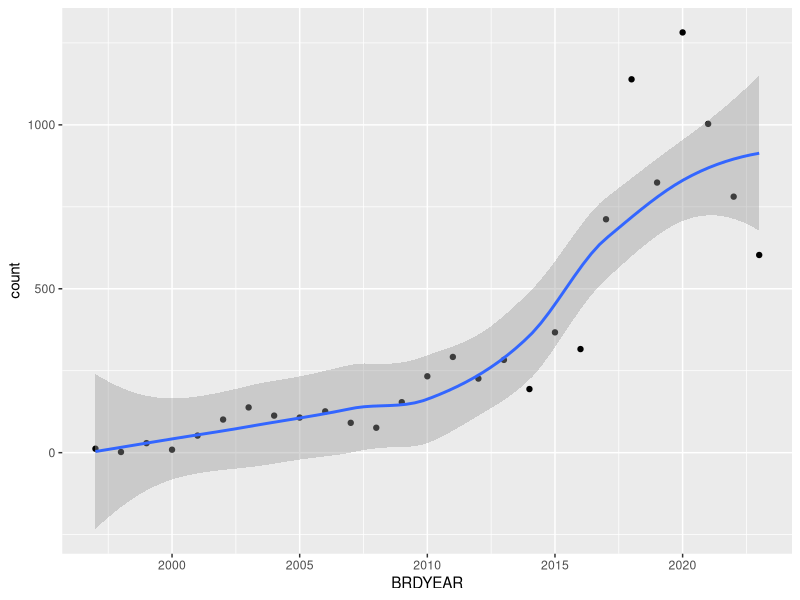
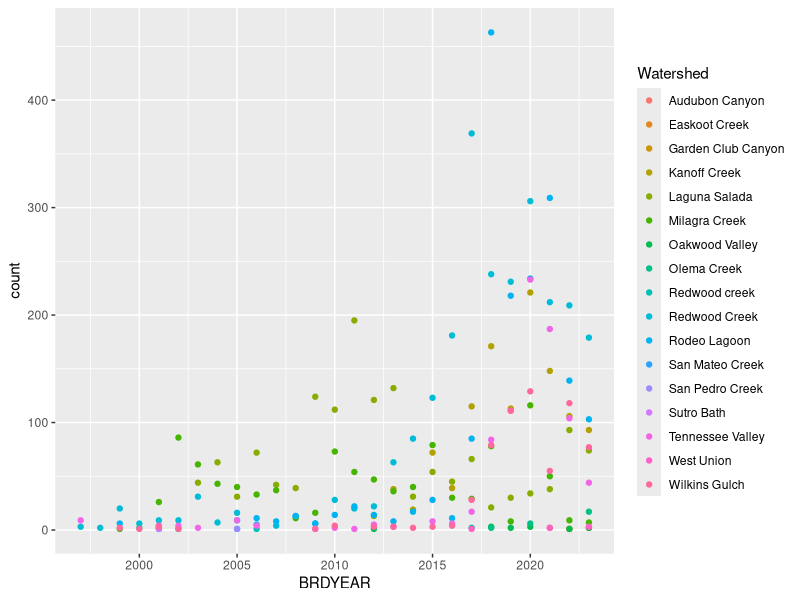
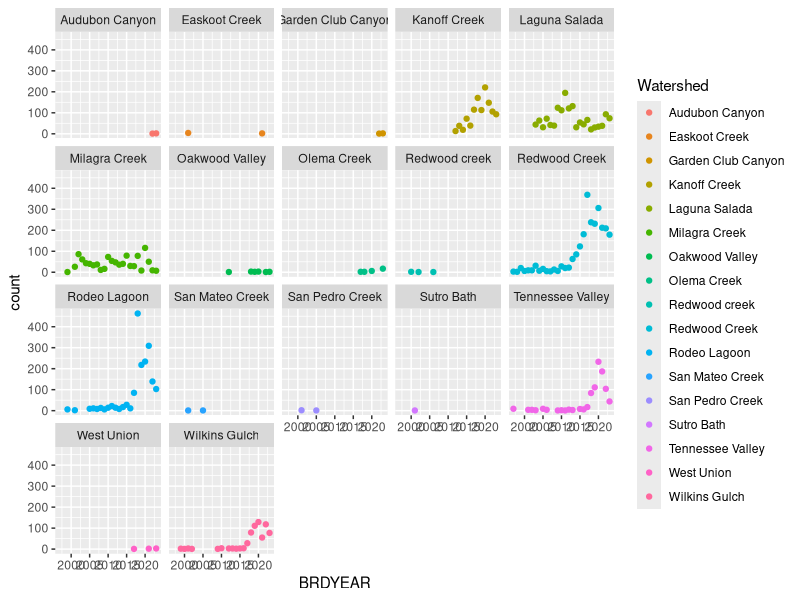
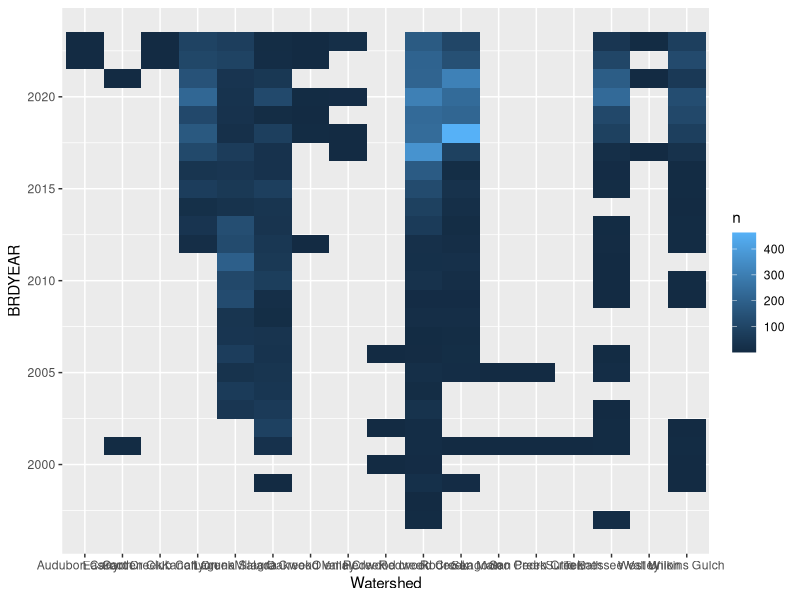
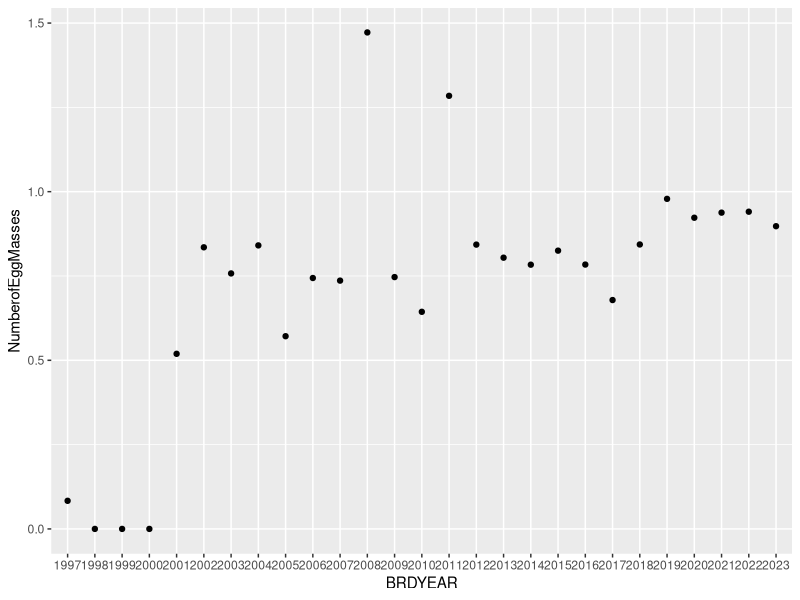
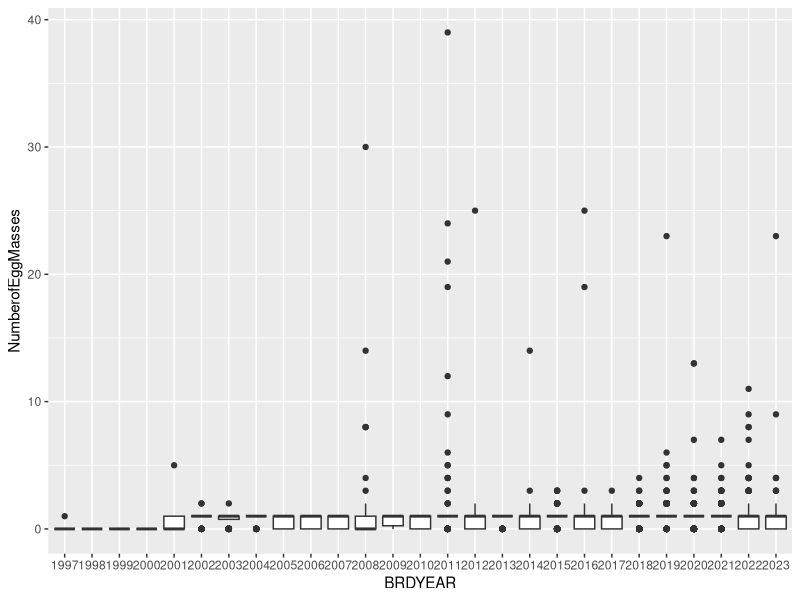

R code for these plots, in order: (Note: this script raises an error after producing the figures.)
library(tidyverse)
raw_data <- read_csv("CRLF_EGG_RAWDATA.csv")
raw_data
#checking type of each column
str(raw_data,na.rm = TRUE)

#many ints in Survey_MONTH are empty but the values in Date look to be full. need to get month from Date

#maybe we should have survey length, width, water depth, etc as 1 standardized value for each pond per breeding year? Not sure how we want to do that

survey_count_by_year <- raw_data|>
  group_by(BRDYEAR)|>
  summarize(count=n())
survey_count_by_year

library(ggplot2)
ggplot(data = survey_count_by_year,aes(x=BRDYEAR,y=count))+geom_point()+geom_smooth()

survey_count_by_site <-raw_data|>
  group_by(Watershed,BRDYEAR)|>
  summarize(count=n())
survey_count_by_site
site_graph <- ggplot(survey_count_by_site,aes(x=BRDYEAR,y=count,colour=Watershed,group=Watershed))+geom_point()
site_graph
site_graph+facet_wrap(~Watershed)

survey_abundance <-raw_data|>
  count(Watershed,BRDYEAR)|>
  ggplot(mapping = aes(x=Watershed,y=BRDYEAR))+
  geom_tile(mapping = aes(fill=n))
survey_abundance

total <- raw_data$NumberofEggMasses
total
sum(total != 0, na.rm = TRUE)
summary(total,na.rm = TRUE)

old_egg <-raw_data[raw_data$OldMass=="FALSE",]
old_total <- old_egg$NumberofEggMasses
sum(old_total != 0, na.rm = TRUE)
sum(old_total, na.rm = TRUE)
summary(old_total,na.rm = TRUE)
old_egg$BRDYEAR <- factor(old_egg$BRDYEAR)

ggplot(data = old_egg)+ 
  stat_summary(mapping = aes(x = BRDYEAR, y = NumberofEggMasses),
               fun = "mean",geom = "point")

ggplot(data = old_egg, mapping = aes(x = BRDYEAR, y = NumberofEggMasses)) + 
  geom_boxplot()


single <-old_egg|>
  group_by(BRDYEAR,Watershed)|>
  summarize(count = n(),
            mean_num = mean(NumberofEggMasses, na.rm = TRUE)|>
            mutate(total=count*mean_num)
)
single

ggplot(data = single, mapping = aes(x = BRDYEAR, y = mean_num)) +
  geom_point(aes(size = count), alpha = 1/3) +
  geom_smooth(se = FALSE)+facet_wrap(~Watershed)

ggplot(data = single, mapping = aes(x = BRDYEAR, y = total)) +
  geom_point(aes(size = count), alpha = 1/3) +
  geom_smooth(se = FALSE)+facet_wrap(~Watershed)


newtest <-old_egg|>
  group_by(NumberofEggMasses)|>
  summarize(count= n())
newtest

ggplot(data = old_egg, mapping = aes(x = NumberofEggMasses)) + 
  geom_freqpoly(mapping = aes(colour = BRDYEAR),bins = 4)+
  scale_x_continuous(limits = c(0, 3))
